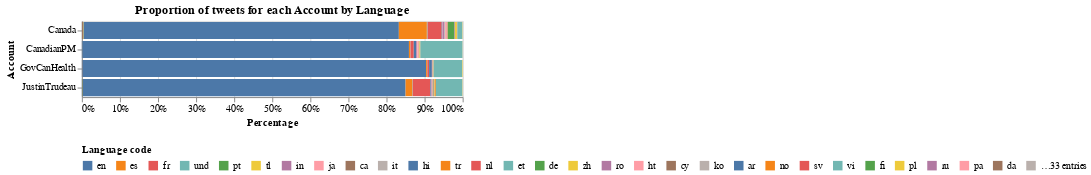

The notebook cell saved with this chart:
### Code cell
df_aux = pd.DataFrame(df_tot.groupby(['account', 'lang'])['content'].count()).reset_index()
sort_lang = pd.DataFrame(df_aux.groupby(['lang'])['content'].sum()).reset_index().sort_values(by=['content'], ascending=False).reset_index()['lang']


alt.Chart(df_aux).mark_bar().encode(
    x=alt.X('sum(content)', stack="normalize", title="Percentage"),
    y=alt.Y('account', title="Account"),
    color=alt.Color('lang', sort=sort_lang.to_list(), title="Language code", legend=alt.Legend(orient="bottom")),
    tooltip=['account' , 'lang']
).properties(
    title='Proportion of tweets for each Account by Language'
)

### Figure 1 — Vega-Lite specification as saved in the notebook (floating-point values rounded to 4 significant figures; data arrays with more than 128 entries replaced by an {"elided": "..."} marker saying what was removed)
{"$schema": "https://vega.github.io/schema/vega-lite/v4.8.1.json", "config": {"view": {"continuousHeight": 300, "continuousWidth": 400}}, "data": {"name": "data-e5c3f4c5967022af31f38f4afefc6933"}, "datasets": {"data-e5c3f4c5967022af31f38f4afefc6933": {"elided": "196 records"}}, "encoding": {"color": {"field": "lang", "legend": {"orient": "bottom"}, "sort": ["en", "es", "fr", "und", "pt", "tl", "in", "ja", "ca", "it", "hi", "tr", "nl", "et", "de", "zh", "ro", "ht", "cy", "ko", "ar", "no", "sv", "vi", "fi", "pl", "ru", "pa", "da", "ur", "fa", "th", "cs", "ta", "uk", "eu", "lt", "hu", "sl", "el", "ckb", "bn", "is", "gu", "ml", "lv", "ne", "mr", "te", "kn", "am", "si", "iw", "ps", "or", "bg", "my", "sr", "sd", "dv", "km", "hy"], "title": "Language code", "type": "nominal"}, "tooltip": [{"field": "account", "type": "nominal"}, {"field": "lang", "type": "nominal"}], "x": {"aggregate": "sum", "field": "content", "stack": "normalize", "title": "Percentage", "type": "quantitative"}, "y": {"field": "account", "title": "Account", "type": "nominal"}}, "mark": "bar", "title": "Proportion of tweets for each Account by Language"}
